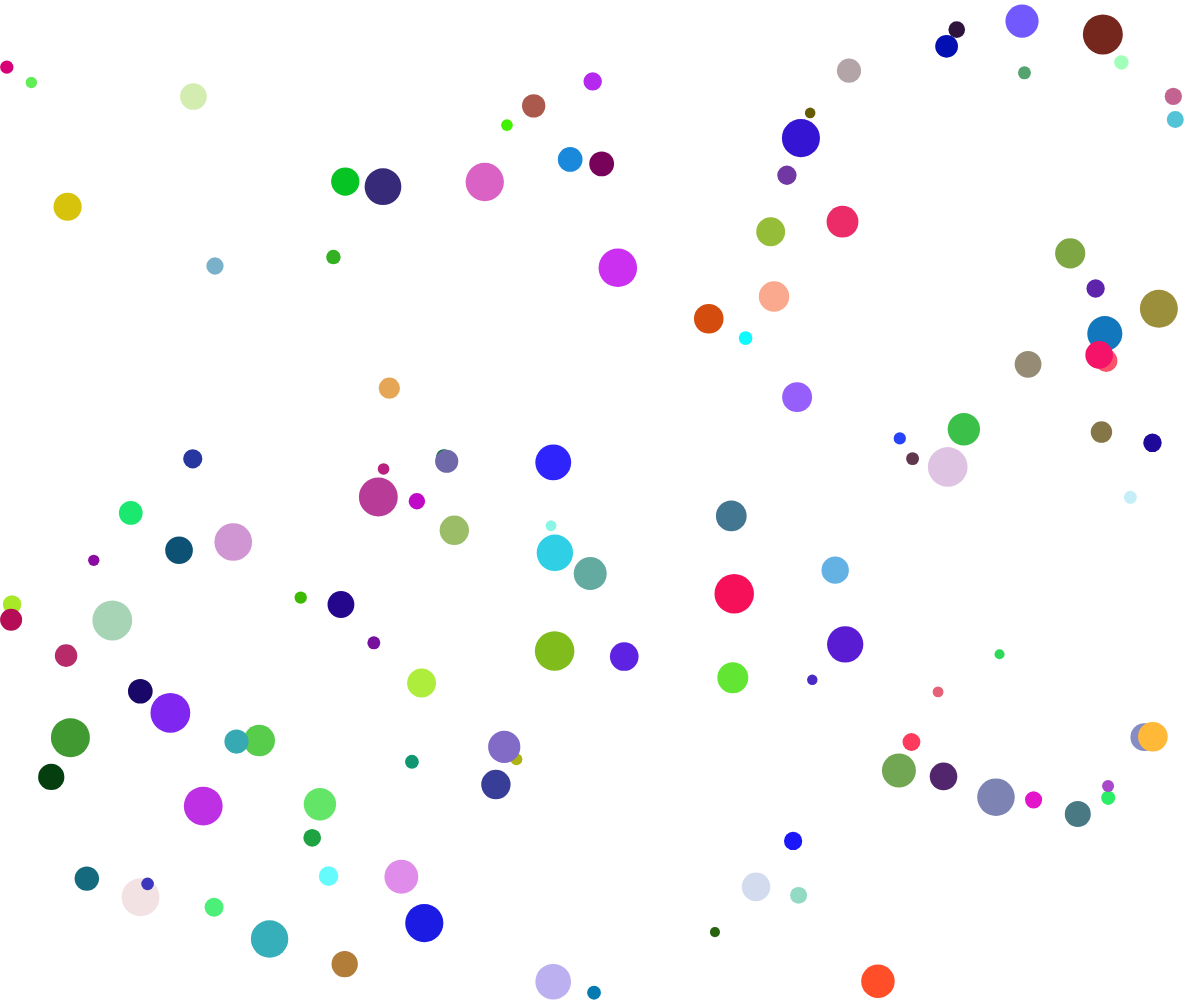
Frame 1 (no input)
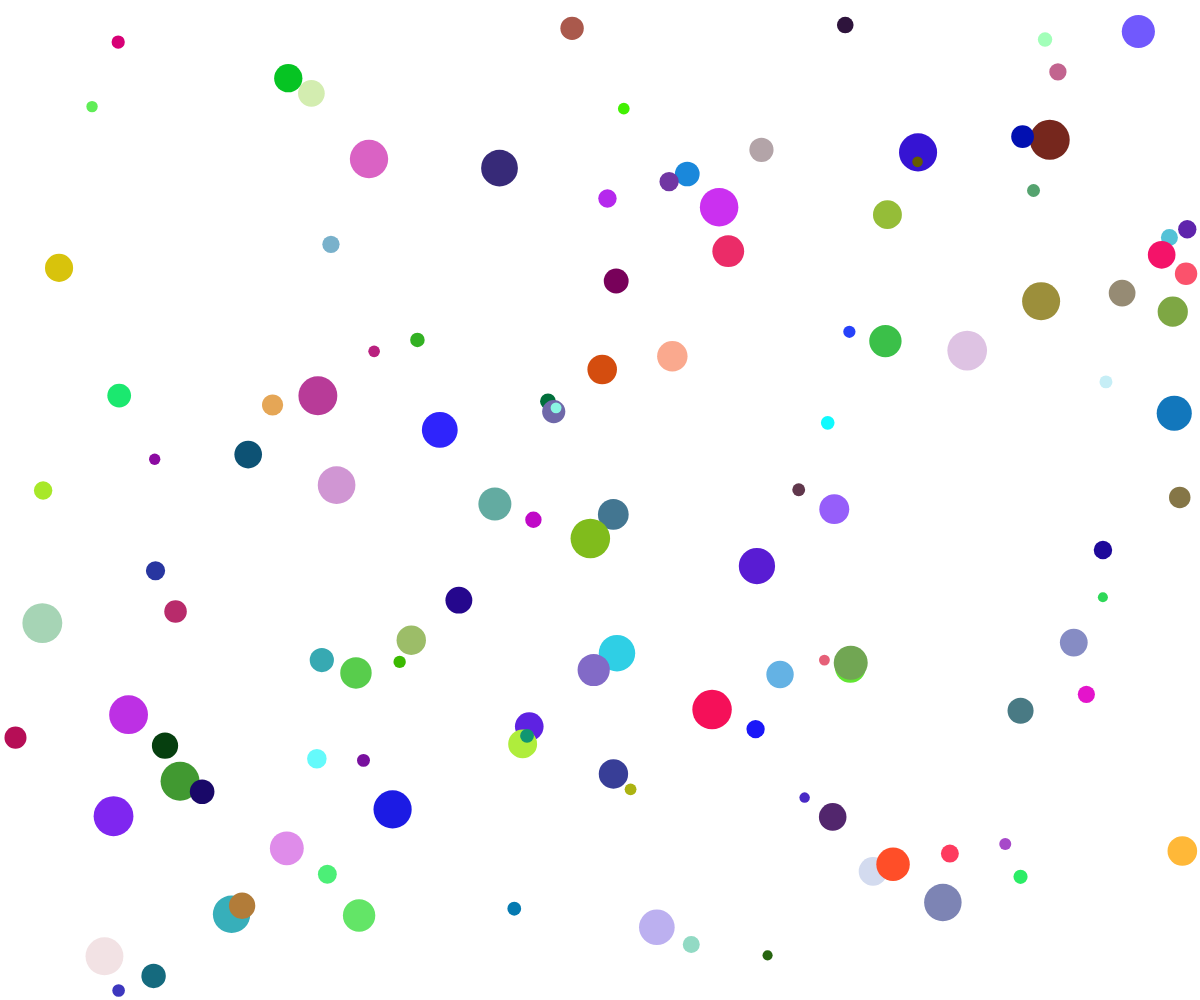
Frame 60 (no input)
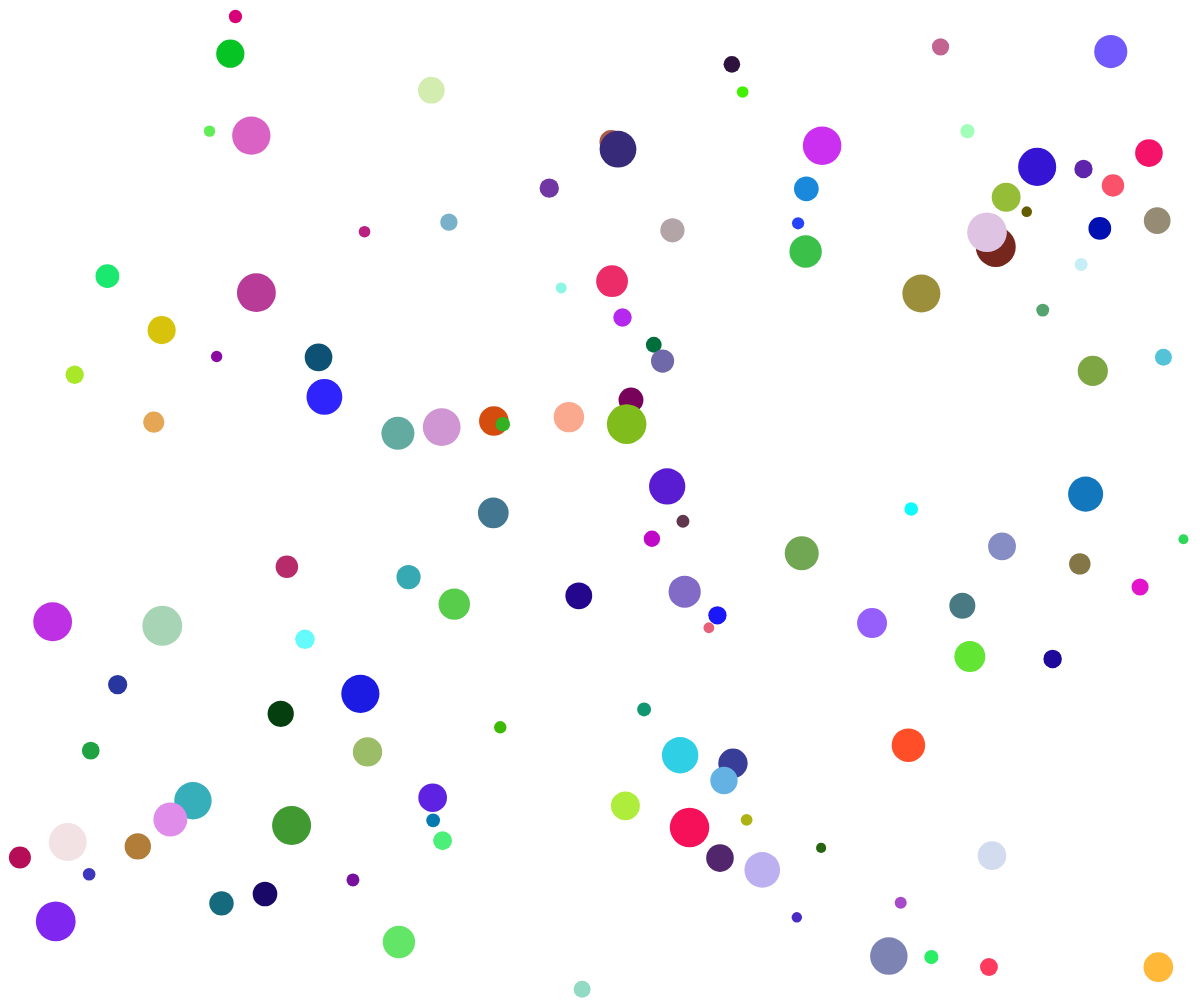
Frame 120 (the mouse pressed at the canvas centre since frame 60)

The p5.js sketch that drew these frames (run headless with seeded random() and noise() and a simulated clock; from frame 60 on, the mouse is pressed at the canvas centre):

// p5.js sketch
// ── sketch.js
/// <reference path="../p5/TSDef/p5.global-mode.d.ts" />

"use strict";

var balls = [];
var ballCount;

function setup() {
  createCanvas(windowWidth,windowHeight);
  let area = width * height;
  ballCount = area / 10000;
  for (let i = 0; i < ballCount; i++) {
    let r = random(5, 20);
    let x = random(r, width - r);
    let y = random(r, height - r);
    balls.push(new Ball(x,y,r));
  }

}

function draw() {
  background(255);
  balls.forEach(ball => {
    ball.show();
  });
}

class Ball {
  constructor(x, y, r) {
    this.x = x;
    this.y = y;
    this.r = r;
    this.v = p5.Vector.random2D();
    this.c = color(random(0, 255), random(0, 255), random(0, 255));
  }
  show() {
    if (this.x > width - this.r || this.x < this.r) {
      this.v.x *= -1;
    }
    if (this.y > height - this.r || this.y < this.r) {
      this.v.y *= -1;
    }
    this.x += (this.v.x * 2);
    this.y += (this.v.y * 2);
    noStroke();
    fill(this.c);
    ellipse(this.x, this.y, this.r * 2);
  }
}
